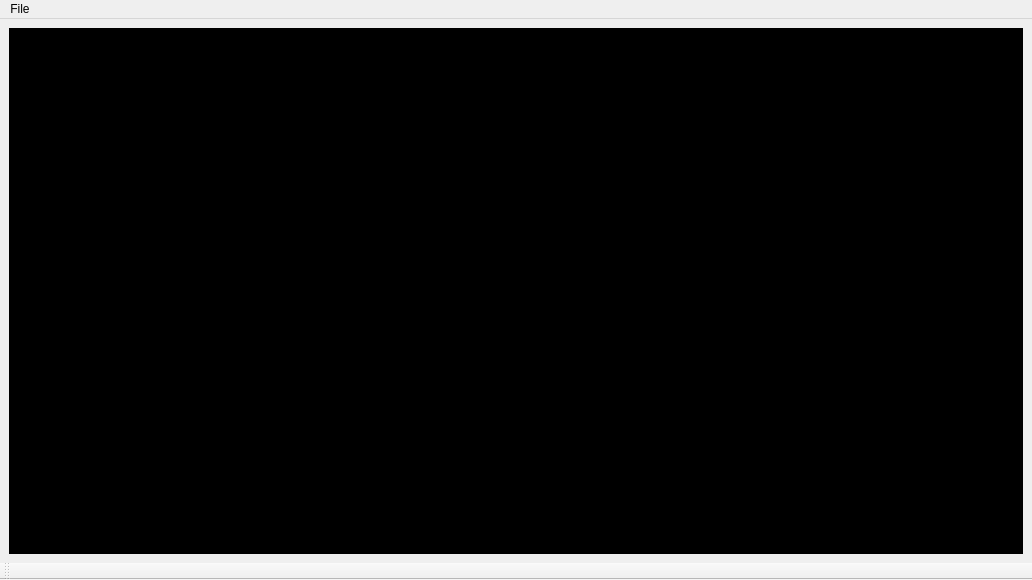
<?xml version="1.0" encoding="UTF-8"?>
<ui version="4.0">
 <class>MainWindow</class>
 <widget class="QMainWindow" name="MainWindow">
  <property name="geometry">
   <rect>
    <x>0</x>
    <y>0</y>
    <width>1032</width>
    <height>580</height>
   </rect>
  </property>
  <property name="windowTitle">
   <string>MainWindow</string>
  </property>
  <widget class="QWidget" name="centralwidget">
   <layout class="QGridLayout" name="gridLayout">
    <item row="0" column="0">
     <widget class="QWidget" name="video1" native="true">
      <property name="styleSheet">
       <string notr="true">background-color: rgb(0, 0, 0);</string>
      </property>
     </widget>
    </item>
   </layout>
  </widget>
  <widget class="QMenuBar" name="menubar">
   <property name="geometry">
    <rect>
     <x>0</x>
     <y>0</y>
     <width>1032</width>
     <height>21</height>
    </rect>
   </property>
   <widget class="QMenu" name="menuFile">
    <property name="title">
     <string>File</string>
    </property>
    <addaction name="actionOpen"/>
   </widget>
   <addaction name="menuFile"/>
  </widget>
  <widget class="QToolBar" name="toolBar">
   <property name="windowTitle">
    <string>toolBar</string>
   </property>
   <attribute name="toolBarArea">
    <enum>BottomToolBarArea</enum>
   </attribute>
   <attribute name="toolBarBreak">
    <bool>false</bool>
   </attribute>
  </widget>
  <action name="actionOpen">
   <property name="text">
    <string>Open</string>
   </property>
  </action>
 </widget>
 <resources/>
 <connections/>
</ui>
